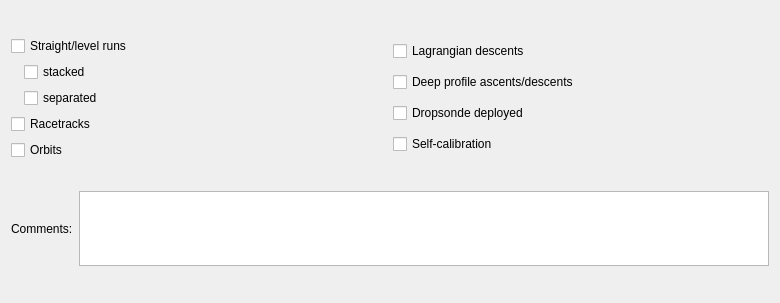
          <widget class="QWidget" name="page_9">
           <property name="geometry">
            <rect>
             <x>0</x>
             <y>0</y>
             <width>780</width>
             <height>303</height>
            </rect>
           </property>
           <attribute name="label">
            <string>Types of Flight Manoeuvre</string>
           </attribute>
           <layout class="QVBoxLayout" name="verticalLayout_30">
            <item>
             <layout class="QHBoxLayout" name="horizontalLayout_36">
              <item>
               <layout class="QVBoxLayout" name="verticalLayout_28">
                <item>
                 <widget class="QCheckBox" name="straightLevelRunsCheck">
                  <property name="text">
                   <string>Straight/level runs</string>
                  </property>
                 </widget>
                </item>
                <item>
                 <layout class="QHBoxLayout" name="horizontalLayout_34">
                  <item>
                   <spacer name="horizontalSpacer_20">
                    <property name="orientation">
                     <enum>Qt::Horizontal</enum>
                    </property>
                    <property name="sizeType">
                     <enum>QSizePolicy::Maximum</enum>
                    </property>
                    <property name="sizeHint" stdset="0">
                     <size>
                      <width>13</width>
                      <height>17</height>
                     </size>
                    </property>
                   </spacer>
                  </item>
                  <item>
                   <widget class="QCheckBox" name="stackedStraightLevelRunsCheck">
                    <property name="text">
                     <string>stacked</string>
                    </property>
                   </widget>
                  </item>
                 </layout>
                </item>
                <item>
                 <layout class="QHBoxLayout" name="horizontalLayout_35">
                  <item>
                   <spacer name="horizontalSpacer_21">
                    <property name="orientation">
                     <enum>Qt::Horizontal</enum>
                    </property>
                    <property name="sizeType">
                     <enum>QSizePolicy::Maximum</enum>
                    </property>
                    <property name="sizeHint" stdset="0">
                     <size>
                      <width>13</width>
                      <height>17</height>
                     </size>
                    </property>
                   </spacer>
                  </item>
                  <item>
                   <widget class="QCheckBox" name="separatedStraightLevelRuns">
                    <property name="text">
                     <string>separated</string>
                    </property>
                   </widget>
                  </item>
                 </layout>
                </item>
                <item>
                 <widget class="QCheckBox" name="racetracksCheck">
                  <property name="text">
                   <string>Racetracks</string>
                  </property>
                 </widget>
                </item>
                <item>
                 <widget class="QCheckBox" name="orbitsCheck">
                  <property name="text">
                   <string>Orbits</string>
                  </property>
                 </widget>
                </item>
               </layout>
              </item>
              <item>
               <layout class="QVBoxLayout" name="verticalLayout_29">
                <item>
                 <widget class="QCheckBox" name="lagrangianDescentsCheck">
                  <property name="text">
                   <string>Lagrangian descents</string>
                  </property>
                 </widget>
                </item>
                <item>
                 <widget class="QCheckBox" name="deepProfileAscentDescentsCheck">
                  <property name="text">
                   <string>Deep profile ascents/descents</string>
                  </property>
                 </widget>
                </item>
                <item>
                 <widget class="QCheckBox" name="dropsondeDeployedCheck">
                  <property name="text">
                   <string>Dropsonde deployed</string>
                  </property>
                 </widget>
                </item>
                <item>
                 <widget class="QCheckBox" name="selfCalibrationCheck">
                  <property name="text">
                   <string>Self-calibration</string>
                  </property>
                 </widget>
                </item>
               </layout>
              </item>
             </layout>
            </item>
            <item>
             <layout class="QHBoxLayout" name="horizontalLayout_37">
              <item>
               <widget class="QLabel" name="label_21">
                <property name="text">
                 <string>Comments:</string>
                </property>
               </widget>
              </item>
              <item>
               <widget class="QTextEdit" name="FTOtherTextBox">
                <property name="maximumSize">
                 <size>
                  <width>16777215</width>
                  <height>75</height>
                 </size>
                </property>
               </widget>
              </item>
             </layout>
            </item>
           </layout>
          </widget>
